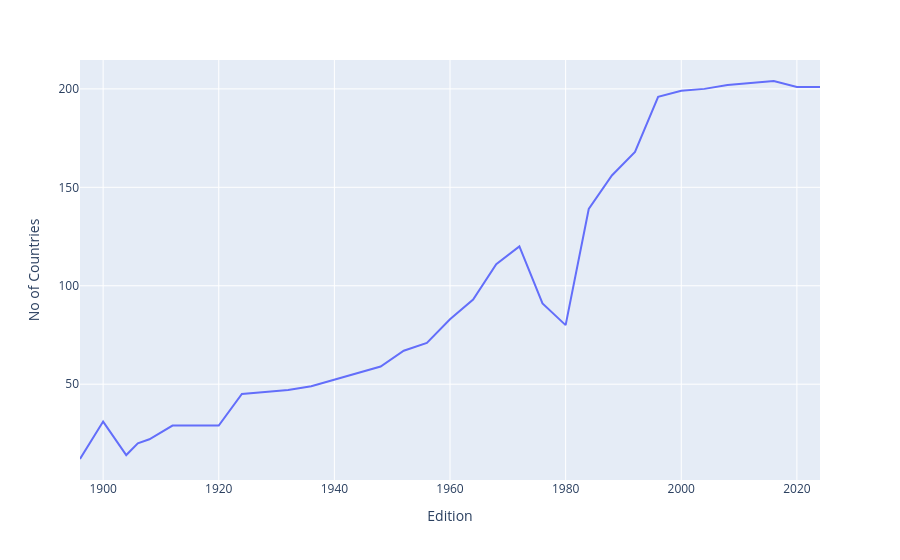

Notebook source saved alongside this figure:
### Code cell
fig = px.line(nations_over_time, x = 'Edition', y = 'No of Countries')
fig.show()

### Figure 1 — Plotly figure (JSON) as saved in the notebook; plotly's stock layout.template omitted (floating-point values rounded to 4 significant figures)
{"data": [{"hovertemplate": "Edition=%{x}<br>No of Countries=%{y}<extra></extra>", "legendgroup": "", "line": {"color": "#636efa", "dash": "solid"}, "marker": {"symbol": "circle"}, "mode": "lines", "name": "", "orientation": "v", "showlegend": false, "type": "scatter", "x": [1896, 1900, 1904, 1906, 1908, 1912, 1920, 1924, 1928, 1932, 1936, 1948, 1952, 1956, 1960, 1964, 1968, 1972, 1976, 1980, 1984, 1988, 1992, 1996, 2000, 2004, 2008, 2012, 2016, 2020, 2024], "xaxis": "x", "y": [12, 31, 14, 20, 22, 29, 29, 45, 46, 47, 49, 59, 67, 71, 83, 93, 111, 120, 91, 80, 139, 156, 168, 196, 199, 200, 202, 203, 204, 201, 201], "yaxis": "y"}], "layout": {"legend": {"tracegroupgap": 0}, "margin": {"t": 60}, "xaxis": {"anchor": "y", "domain": [0, 1], "title": {"text": "Edition"}}, "yaxis": {"anchor": "x", "domain": [0, 1], "title": {"text": "No of Countries"}}}}
